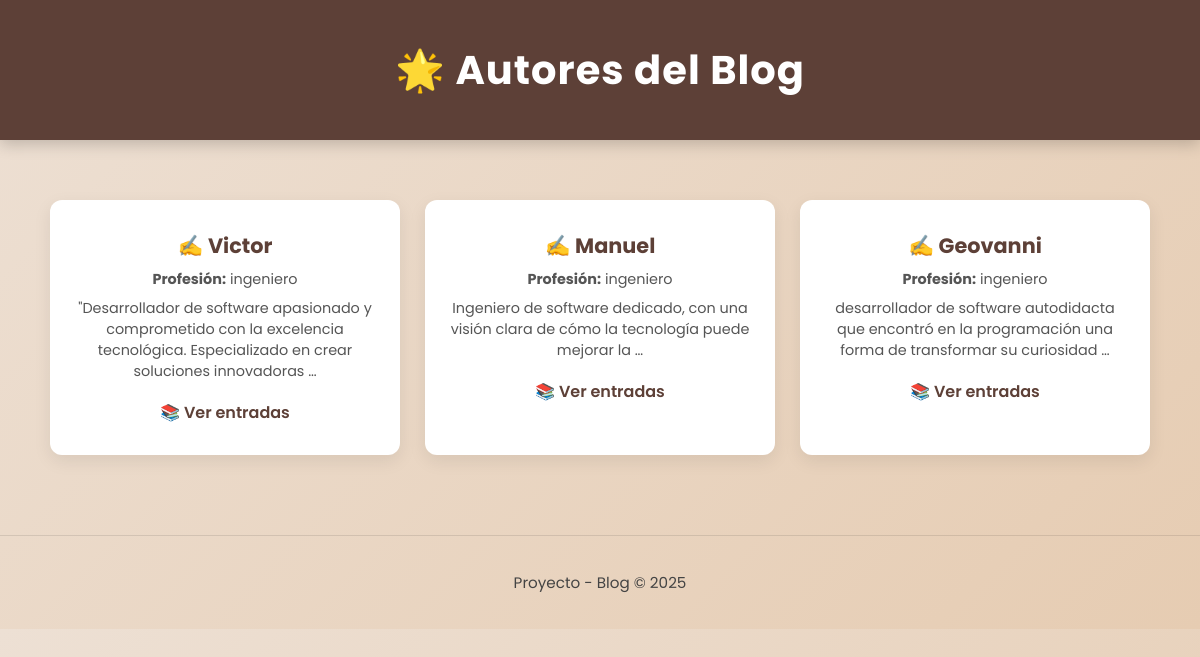
Screenshot of /blog/ with the database file from the repository.
### blog/models.py (models this page shows, shortened)
class Autor(models.Model):
    nombre = models.CharField(max_length=100)
    bio = models.TextField(blank=True, null=True)
    profesion = models.CharField(max_length=100, blank=True, null=True)
    redes_sociales = models.URLField(blank=True, null=True)

### blog/views.py (the view)
# urls.py: path("", views.lista_autores, name="lista_autores"),
def lista_autores(request):
    autores = Autor.objects.all()
    return render(request, "blog/lista_autores.html", {"autores": autores})

### blog/templates/blog/lista_autores.html (shortened to what this page needs)
<!DOCTYPE html>
<html lang="es">
<head>
</head>
<body>
    <header>
        <h1>🌟 Autores del Blog</h1>
    </header>
    <div class="container">
        <ul>
            {% for autor in autores %}
                <li>
                    <h2>✍️ {{ autor.nombre }}</h2>
                    {% if autor.profesion %}
                        <p><strong>Profesión:</strong> {{ autor.profesion }}</p>
                    {% endif %}
                    {% if autor.bio %}
                        <p>{{ autor.bio|truncatewords:15 }}</p>
                    {% endif %}
                    <a href="{% url 'entradas_por_autor' autor.id %}">📚 Ver entradas</a>
                </li>
            {% empty %}
                <p class="empty">🚫 No hay autores disponibles.</p>
            {% endfor %}
        </ul>
    </div>
    <footer>
        <p>Proyecto - Blog © 2025</p>
    </footer>
</body>
</html>

### blog/templates/blog/lista_autores.html (style rules this page uses)
body { font-family: 'Poppins', sans-serif; background: linear-gradient(135deg, #ede0d4, #e6ccb2); margin: 0; padding: 0; color: #2c2c2c; }
header { background: #5d4037; color: #fff; padding: 40px 20px; text-align: center; box-shadow: 0 4px 15px rgba(0,0,0,0.2); }
header h1 { margin: 0; font-size: 2.5rem; letter-spacing: 1px; }
.container { max-width: 1100px; margin: 60px auto; padding: 0 20px; }
ul { list-style: none; padding: 0; display: grid; grid-template-columns: repeat(auto-fill, minmax(260px, 1fr)); gap: 25px; }
li { background: #fff; border-radius: 12px; padding: 30px 20px; text-align: center; transition: transform 0.3s ease, box-shadow 0.3s ease; box-shadow: 0 6px 18px rgba(0,0,0,0.08); }
li h2 { margin: 0; font-size: 1.3rem; color: #5d4037; }
li p { margin: 8px 0; font-size: 0.9rem; color: #555; }
a { text-decoration: none; font-weight: 600; font-size: 1rem; color: #5d4037; transition: color 0.3s; display: inline-block; margin-top: 10px; }
footer { margin-top: 80px; text-align: center; padding: 20px; font-size: 0.95rem; color: #444; border-top: 1px solid rgba(0,0,0,0.1); }

### rows the page displays
Autor: nombre "Victor", profesion "ingeniero", bio "\"Desarrollador de software apasionado y comprometido con la excelencia tecnológica. Especializado en crear soluciones innovadoras …"
Autor: nombre "Manuel", profesion "ingeniero", bio "Ingeniero de software dedicado, con una visión clara de cómo la tecnología puede mejorar la …"
Autor: nombre "Geovanni", profesion "ingeniero", bio "desarrollador de software autodidacta que encontró en la programación una forma de transformar su curiosidad …"
